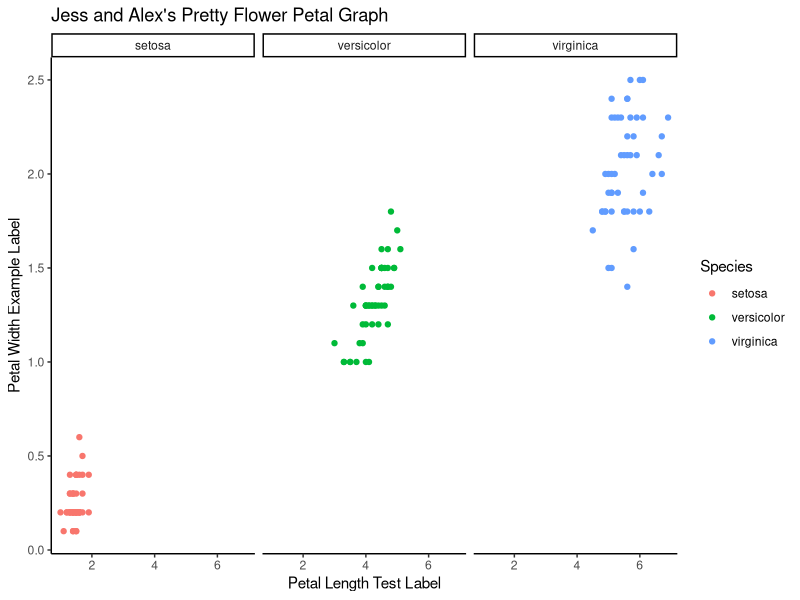

Source code (R):
## ---- chunk 1
knitr::opts_chunk$set(echo = TRUE)
## ---- chunk 2
library(tidyverse)

petal_scat <- ggplot(iris, aes(x = Petal.Length, y = Petal.Width)) +
  geom_point(aes(color = Species)) +
  theme_classic() +
  labs(x = "Petal Length Test Label", y = "Petal Width Example Label") +
  facet_wrap(~Species) +
  ggtitle("Jess and Alex's Pretty Flower Petal Graph")

petal_scat
